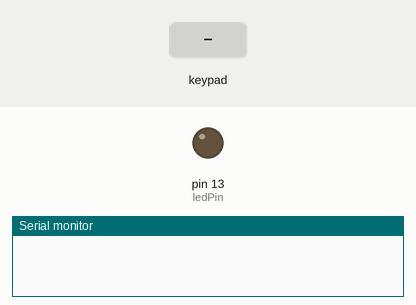
A sketch run on a simulated Arduino Uno, built with avr-gcc and run on an emulated ATmega328P. On the bench: output pins drawn as LEDs (lit = HIGH), the last lines printed to the serial monitor. Wiring (inferred from the names in the program): 5×4 keypad (labels assumed): rows pin 2, pin 3, pin 4, pin 5, pin 6; columns pin 8, pin 9, pin 10, pin 11. The test bench sets the inputs (shaded band). Pins used as bus, display or sensor lines are not drawn.

Above: at 1.2 s.
1.3 s: key '4' pressed
At 2.0 s:
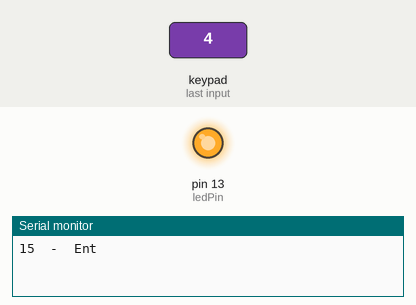
2.8 s: keypad keys 1 2 pressed 0.4 s apart
At 3.2 s:
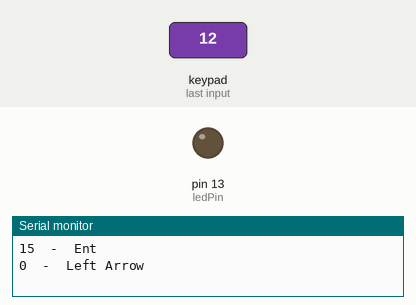
Timing chart, 0 to 5.8 s (numbered marks = the images above; inputs shaded):
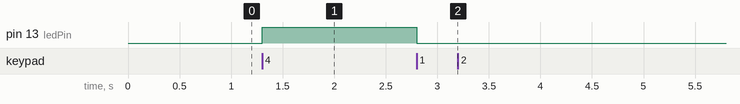

Measured:
- after the input at 1.3 s, pin 13 (ledPin): LOW → HIGH at once
- after the input at 2.8 s, pin 13 (ledPin): HIGH → LOW at once

The sketch:

4x5_keyboard_demo.ino
```cpp
/******************************************************
4x5 keyboard matrix

By Chris Rouse April. 2016

Connect:
Row 1 to Arduino pin 2
Row 2 to Arduino pin 3
Row 3 to Arduino pin 4
Row 4 to Arduino pin 5
Row 5 to Arduino pin 6

Column A to Arduino pin 8
Column B to Arduino pin 9
Column C to Arduino pin 10
Column D to Arduino pin 11

Key values with connector at top

4  9  14  19
3  8  13  18
2  7  12  17
1  6  11  16
0  5  10  15

Connector (from left to right with keys facing up, connector at top):

  Columns      Rows
  X  X  X  X   X  X  X  X  X
  A  B  C  D   1  2  3  4  5

  (Rows link keys from left to right,
  columns link keys from top to bottom)

****************************************************/

int rowCounter =0; // row counter
int columnCounter =0; // column counter
int foundColumn = 0;
boolean foundCol = false;
int keyValue = 0;
int noKey = 0;
boolean readKey = false;
int debounce = 300; // set this to the lowest value that gives the best result
String keyString;
int keyNum; // used for numeric keys
boolean numericValue = false; // flag to show if number selected

const int row1 = 2;
const int row2 = 3;
const int row3 = 4;
const int row4 = 5;
const int row5 = 6;
const int colA = 8;
const int colB = 9;
const int colC = 10;
const int colD = 11;

const int ledPin = 13; // onboard LED

void setup(){
  Serial.begin(9600);
  pinMode(row1, OUTPUT);
  pinMode(row2, OUTPUT);
  pinMode(row3, OUTPUT);
  pinMode(row4, OUTPUT);
  pinMode(row5, OUTPUT);
  pinMode(colA, INPUT_PULLUP);
  pinMode(colB, INPUT_PULLUP);
  pinMode(colC, INPUT_PULLUP);
  pinMode(colD, INPUT_PULLUP);
  //
  pinMode(ledPin, OUTPUT);
  digitalWrite(ledPin, LOW); // turn LED off
}

void loop(){
  if(noKey == 20){ // no keys were pressed
    readKey = true;  // keyboard is ready to accept a new keypress
  }
  noKey = 0;
  for(rowCounter=row1; rowCounter<(row5 +1); rowCounter++){
    scanRow(); // switch on one row at a time
    for(columnCounter = colA; columnCounter <colD +1; columnCounter++){
      readColumn(); // read the switch pressed
      if (foundCol== true){
        keyValue =(rowCounter-row1) +5*(columnCounter - colA);
      }
    }
  }
  if(readKey==true && noKey == 19){  // a key has been pressed
    convertKey(); //convert key number to keypad value
    //
    // used for debug
    Serial.print(keyValue);
    Serial.print("  -  ");
    Serial.println(keyString);
    //
    if (keyValue == 15){
      digitalWrite(ledPin, !digitalRead(ledPin)); // toggles LED ON/OFF
    }
    else{
      digitalWrite(ledPin, LOW);
    }
    //-------------------------------------------------------
    // call to part of the sketch that will use the key number


    //-------------------------------------------------------

    readKey = false; // reset the flag
    delay(debounce); // debounce
  }
}
/************************************************************/
void scanRow(){
  for(int j =row1; j < (row5 +1); j++){
    digitalWrite(j, HIGH);
  }
  digitalWrite(rowCounter , LOW); // switch on one row
}
/************************************************************/
void readColumn(){
  foundColumn = digitalRead(columnCounter);
  if(foundColumn == 0){
     foundCol = true;
  }
  else{
  foundCol=false;
  noKey=noKey +1; // counter for number of empty columns
  }
}
/************************************************************/
void convertKey(){
  // converts the key number to the corresponding key
  keyString ="";
  keyNum = 99;
  numericValue = false;
  //
  switch (keyValue) {
    // column A
    case 0:
    keyString = "Left Arrow";
    break;
    case 1:
    keyString = "7";
    keyNum = 7;
    break;
    case 2:
    keyString = "4";
    keyNum = 4;
    break;
    case 3:
    keyString = "1";
    keyNum = 1;
    break;
    case 4:
    keyString = "F1";
    break;
    // column B
    case 5:
    keyString = "0";
    keyNum = 0;
    break;
    case 6:
    keyString = "8";
    keyNum = 8;
    break;
    case 7:
    keyString = "5";
    keyNum = 5;
    break;
    case 8:
    keyString = "2";
    keyNum = 2;
    break;
    case 9:
    keyString = "F2";
    break;
    // column C
    case 10:
    keyString = "Right Arrow";
    break;
    case 11:
    keyString = "9";
    keyNum = 9;
    break;
    case 12:
    keyString = "6";
    keyNum = 6;
    break;
    case 13:
    keyString = "3";
    keyNum = 3;
    break;
    case 14:
    keyString = "#";
    break;
    // column D
    case 15:
    keyString = "Ent";
    break;
    case 16:
    keyString = "Esc";
    break;
    case 17:
    keyString = "Down Arrow";
    break;
    case 18:
    keyString = "Up Arrow";
    break;
    case 19:
    keyString = "*";
    break;
  }
  if (keyNum == 99){
      numericValue = false; // show a non numeric key pressed
  }
  else{
      numericValue = true;  // show a number key pressed
  }
}
/************************************************************/
```
